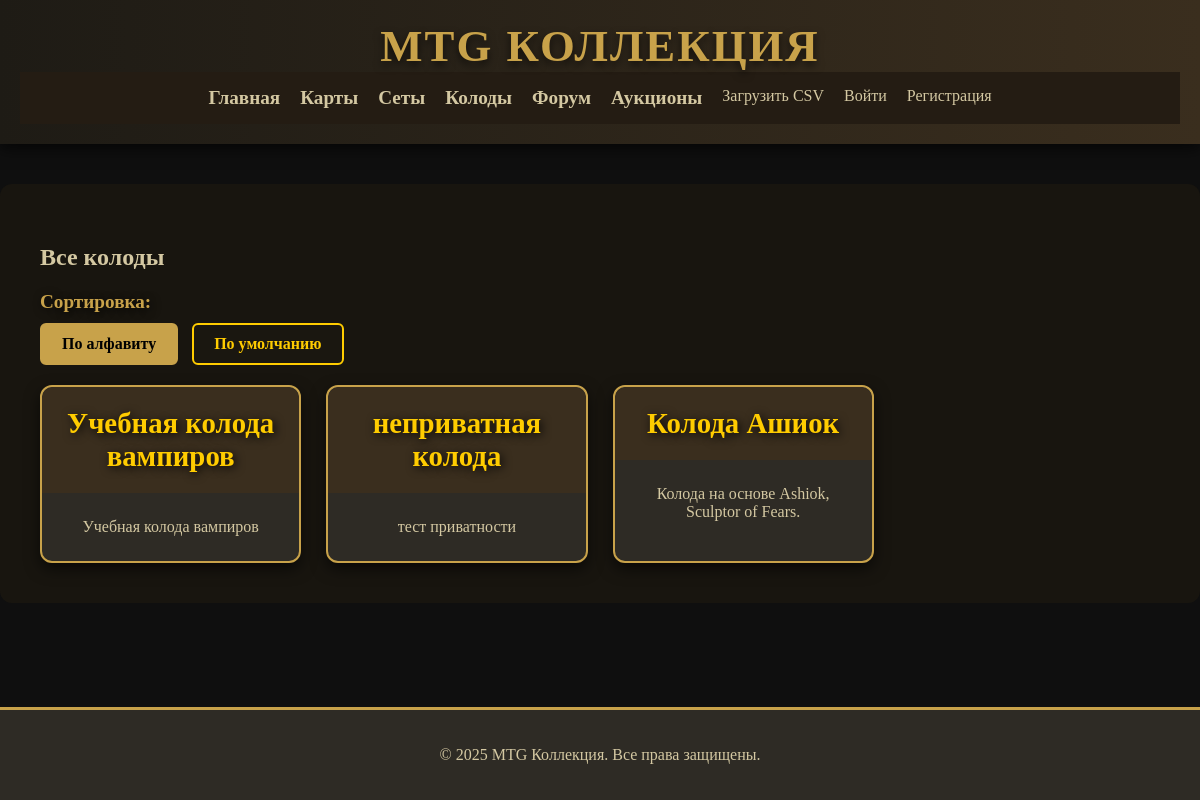
/decks/, run on the app's committed database.
### mtg_app/models.py (models this page shows, shortened)
class Deck(models.Model):
    name = models.CharField(max_length=100, verbose_name="Название колоды")
    description = models.TextField(blank=True, verbose_name="Описание")
    cards = models.ManyToManyField(Card, verbose_name="Карты в колоде")
    owner = models.ForeignKey(User, on_delete=models.CASCADE, related_name="decks", null=True, blank=True)
    is_private = models.BooleanField(default=False)  # Приватная/публичная колода
    created_at = models.DateTimeField(default=timezone.now)

### mtg_app/views.py (the view)
# urls.py: path('decks/', views.deck_list, name='deck_list'),
def deck_list(request):
    decks = Deck.objects.filter(
        Q(is_private=False) | Q(owner=request.user.id)
    ) if request.user.is_authenticated else Deck.objects.filter(is_private=False)
    sort = request.GET.get('sort')
    if sort == 'alphabetical':
        decks = decks.order_by('name')
    else:
        decks = decks.order_by('-created_at')
    return render(request, 'mtg_app/deck_list.html', {'decks': decks, 'sort': sort})

### mtg_app/templates/mtg_app/deck_list.html (shortened to what this page needs)
{% extends 'mtg_app/base.html' %} {% load static %}  {% block content %}
<section class="deck-list">
  <h2>Все колоды</h2>
  <section class="sorting">
    <h3>Сортировка:</h3>
    <a
      href="?sort=alphabetical"
      class="btn {% if sort == 'alphabetical' %}active{% endif %}"
      >По алфавиту</a
    >
    <a
      href="?sort=default"
      class="btn {% if sort == 'default' or not sort %}active{% endif %}"
      >По умолчанию</a
    >
  </section>
  <div class="deck-grid">
    {% for deck in decks %}
    <div class="deck-card">
      <a href="{% url 'mtg_app:deck_detail' deck.id %}">
        <div class="deck-name">
          <h3>{{ deck.name }}</h3>
        </div>
        <div class="deck-info">
          <p>{{ deck.description|truncatechars:100 }}</p>
        </div>
      </a>
    </div>
    {% endfor %}
  </div>
</section>
{% endblock %}

### mtg_app/static/mtg_app/styles.css (style rules this page uses)
html, body { height: 100%; }
body { background: #0f0f0f; color: #d4c8a2; font-family: "Beleren", serif; margin: 0; padding: 0; min-height: 100vh; display: flex; flex-direction: column; }
.btn { background: #c8a24a; color: #000; padding: 14px 28px; text-decoration: none; border-radius: 6px; font-size: 1.3rem; font-weight: bold; transition: background 0.3s, color 0.3s, transform 0.2s; }
body::before { content: ""; position: fixed; top: 0; left: 0; width: 100%; height: 100%; background: url("/static/mtg_app/images/mtg_art.jpg") no-repeat center center/cover; opacity: 0.5; z-index: -1; }
.deck-list { padding: 40px; background: rgba(26, 23, 16, 0.9); border-radius: 12px; margin: 40px auto; max-width: 1200px; }
.deck-grid { display: grid; grid-template-columns: repeat(auto-fill, minmax(250px, 1fr)); gap: 25px; }
.deck-card { background: #2e2b25; border-radius: 12px; border: 2px solid #c8a24a; box-shadow: 0 6px 15px rgba(0, 0, 0, 0.6); transition: transform 0.3s; }
.deck-info { padding: 20px; text-align: center; }
.deck-info p { font-size: 1rem; color: #d4c8a2; margin: 5px 0; }
.deck-name { padding: 20px; text-align: center; background: #3a2e1e; border-top-left-radius: 12px; border-top-right-radius: 12px; }
.deck-name h3 { font-size: 1.8rem; color: #ffcc00; margin: 0; text-shadow: 2px 2px 10px rgba(0, 0, 0, 0.9); }
a { text-decoration: none; color: inherit; }
.sorting { margin-bottom: 20px; }
.sorting h3 { margin-bottom: 10px; font-size: 1.2rem; color: #c8a24a; text-shadow: 2px 2px 10px rgba(0, 0, 0, 0.9); }
.sorting .btn { display: inline-block; padding: 10px 20px; margin-right: 10px; font-size: 1rem; font-weight: bold; color: #000; background-color: #c8a24a; border: 2px solid #c8a24a; border-radius: 6px; text-decoration: none; cursor: pointer; transition: background-color 0.3s ease, color 0.3s ease, transform 0.2s ease; }
.sorting .btn.active { background-color: #1a1710; color: #ffcc00; border-color: #ffcc00; }

### data on the page
Deck: name "Учебная колода вампиров", description "Учебная колода вампиров"
Deck: name "неприватная колода", description "тест приватности"
Deck: name "Колода Ашиок", description "Колода на основе Ashiok, Sculptor of Fears."
